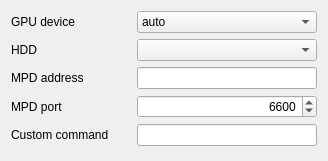
         <widget class="QWidget" name="contents_dattaengine">
          <property name="geometry">
           <rect>
            <x>0</x>
            <y>0</y>
            <width>326</width>
            <height>161</height>
           </rect>
          </property>
          <layout class="QVBoxLayout" name="verticalLayout_11">
           <item>
            <layout class="QHBoxLayout" name="layout_gpudev">
             <item>
              <widget class="QLabel" name="label_gpudev">
               <property name="minimumSize">
                <size>
                 <width>120</width>
                 <height>0</height>
                </size>
               </property>
               <property name="text">
                <string>GPU device</string>
               </property>
              </widget>
             </item>
             <item>
              <widget class="QComboBox" name="comboBox_gpudev">
               <property name="sizePolicy">
                <sizepolicy hsizetype="Expanding" vsizetype="Fixed">
                 <horstretch>0</horstretch>
                 <verstretch>0</verstretch>
                </sizepolicy>
               </property>
               <property name="minimumSize">
                <size>
                 <width>100</width>
                 <height>0</height>
                </size>
               </property>
               <item>
                <property name="text">
                 <string>auto</string>
                </property>
               </item>
               <item>
                <property name="text">
                 <string>nvidia</string>
                </property>
               </item>
               <item>
                <property name="text">
                 <string>ati</string>
                </property>
               </item>
              </widget>
             </item>
            </layout>
           </item>
           <item>
            <layout class="QHBoxLayout" name="layout_hdddev">
             <item>
              <widget class="QLabel" name="label_hdddev">
               <property name="minimumSize">
                <size>
                 <width>120</width>
                 <height>0</height>
                </size>
               </property>
               <property name="text">
                <string>HDD</string>
               </property>
              </widget>
             </item>
             <item>
              <widget class="QComboBox" name="comboBox_hdddev">
               <property name="sizePolicy">
                <sizepolicy hsizetype="Expanding" vsizetype="Fixed">
                 <horstretch>0</horstretch>
                 <verstretch>0</verstretch>
                </sizepolicy>
               </property>
               <property name="minimumSize">
                <size>
                 <width>100</width>
                 <height>0</height>
                </size>
               </property>
              </widget>
             </item>
            </layout>
           </item>
           <item>
            <layout class="QHBoxLayout" name="layout_mpdaddress">
             <item>
              <widget class="QLabel" name="label_mpdaddress">
               <property name="minimumSize">
                <size>
                 <width>120</width>
                 <height>0</height>
                </size>
               </property>
               <property name="text">
                <string>MPD address</string>
               </property>
              </widget>
             </item>
             <item>
              <widget class="QLineEdit" name="lineEdit_mpdaddress">
               <property name="alignment">
                <set>Qt::AlignRight|Qt::AlignTrailing|Qt::AlignVCenter</set>
               </property>
              </widget>
             </item>
            </layout>
           </item>
           <item>
            <layout class="QHBoxLayout" name="layout_mpdport">
             <item>
              <widget class="QLabel" name="label_mpdport">
               <property name="minimumSize">
                <size>
                 <width>120</width>
                 <height>0</height>
                </size>
               </property>
               <property name="text">
                <string>MPD port</string>
               </property>
              </widget>
             </item>
             <item>
              <spacer name="spacer_mpdport">
               <property name="orientation">
                <enum>Qt::Horizontal</enum>
               </property>
               <property name="sizeHint" stdset="0">
                <size>
                 <width>40</width>
                 <height>19</height>
                </size>
               </property>
              </spacer>
             </item>
             <item>
              <widget class="QSpinBox" name="spinBox_mpdport">
               <property name="minimumSize">
                <size>
                 <width>180</width>
                 <height>0</height>
                </size>
               </property>
               <property name="alignment">
                <set>Qt::AlignRight|Qt::AlignTrailing|Qt::AlignVCenter</set>
               </property>
               <property name="minimum">
                <number>0</number>
               </property>
               <property name="maximum">
                <number>50000</number>
               </property>
               <property name="singleStep">
                <number>100</number>
               </property>
               <property name="value">
                <number>6600</number>
               </property>
              </widget>
             </item>
            </layout>
           </item>
           <item>
            <layout class="QHBoxLayout" name="layout_customCommand">
             <item>
              <widget class="QLabel" name="label_customCommand">
               <property name="minimumSize">
                <size>
                 <width>120</width>
                 <height>0</height>
                </size>
               </property>
               <property name="text">
                <string>Custom command</string>
               </property>
              </widget>
             </item>
             <item>
              <widget class="QLineEdit" name="lineEdit_customCommand">
               <property name="toolTip">
                <string>Custom command to run</string>
               </property>
               <property name="alignment">
                <set>Qt::AlignRight|Qt::AlignTrailing|Qt::AlignVCenter</set>
               </property>
              </widget>
             </item>
            </layout>
           </item>
           <item>
            <spacer name="spacer_dataengine">
             <property name="orientation">
              <enum>Qt::Vertical</enum>
             </property>
             <property name="sizeHint" stdset="0">
              <size>
               <width>20</width>
               <height>657</height>
              </size>
             </property>
            </spacer>
           </item>
          </layout>
         </widget>
